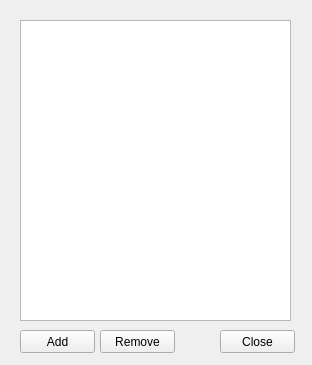
<?xml version="1.0" encoding="UTF-8"?>
<ui version="4.0">
 <class>TargetWidget</class>
 <widget class="QWidget" name="TargetWidget">
  <property name="geometry">
   <rect>
    <x>0</x>
    <y>0</y>
    <width>312</width>
    <height>365</height>
   </rect>
  </property>
  <property name="windowTitle">
   <string>Form</string>
  </property>
  <widget class="QListView" name="listView">
   <property name="geometry">
    <rect>
     <x>20</x>
     <y>20</y>
     <width>271</width>
     <height>301</height>
    </rect>
   </property>
  </widget>
  <widget class="QPushButton" name="btnAdd">
   <property name="geometry">
    <rect>
     <x>20</x>
     <y>330</y>
     <width>75</width>
     <height>23</height>
    </rect>
   </property>
   <property name="text">
    <string>Add</string>
   </property>
  </widget>
  <widget class="QPushButton" name="btnRemove">
   <property name="geometry">
    <rect>
     <x>100</x>
     <y>330</y>
     <width>75</width>
     <height>23</height>
    </rect>
   </property>
   <property name="text">
    <string>Remove</string>
   </property>
  </widget>
  <widget class="QPushButton" name="btnClose">
   <property name="geometry">
    <rect>
     <x>220</x>
     <y>330</y>
     <width>75</width>
     <height>23</height>
    </rect>
   </property>
   <property name="text">
    <string>Close</string>
   </property>
  </widget>
 </widget>
 <resources/>
 <connections/>
</ui>
